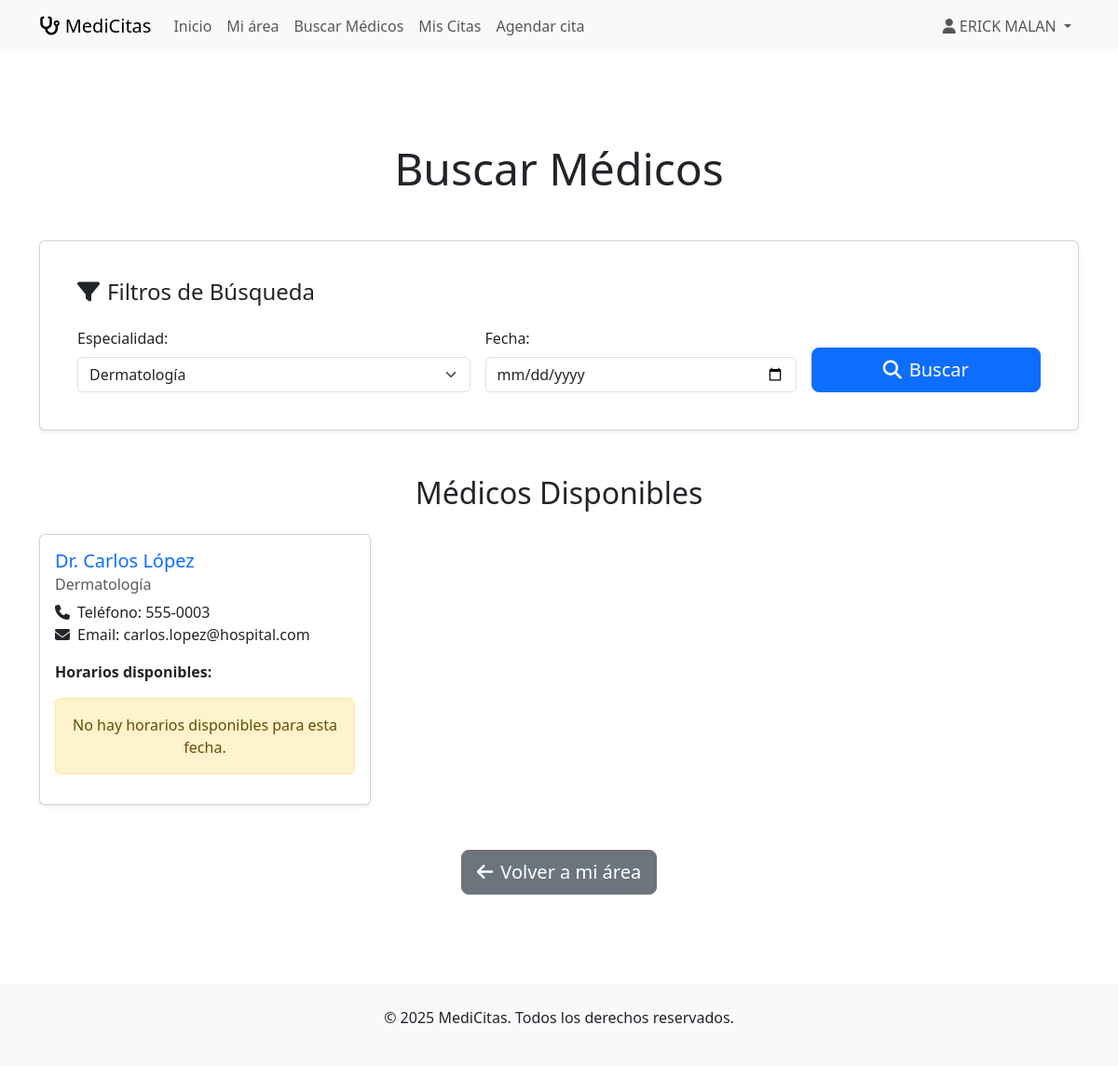
/buscar-medicos?especialidad_id=3 (signed in), run on the app's committed database.
### app.py (models this page shows)
class User(UserMixin, db.Model):
    id = db.Column(db.Integer, primary_key=True)
    email = db.Column(db.String(120), unique=True, nullable=False)
    password_hash = db.Column(db.String(128), nullable=False)
    nombre = db.Column(db.String(100), nullable=False)
    telefono = db.Column(db.String(20))
    fecha_nacimiento = db.Column(db.Date)
    fecha_registro = db.Column(db.DateTime, default=datetime.utcnow)
    is_active = db.Column(db.Boolean, default=True)
    citas = db.relationship('Cita', backref='paciente', lazy=True)

class Medico(db.Model):
    id = db.Column(db.Integer, primary_key=True)
    nombre = db.Column(db.String(100), nullable=False)
    cedula = db.Column(db.String(20), unique=True, nullable=False)
    especialidad_id = db.Column(db.Integer, db.ForeignKey('especialidad.id'), nullable=False)
    telefono = db.Column(db.String(20))
    email = db.Column(db.String(120))
    horario_inicio = db.Column(db.Time, default=datetime.strptime('08:00', '%H:%M').time())
    horario_fin = db.Column(db.Time, default=datetime.strptime('17:00', '%H:%M').time())
    duracion_cita = db.Column(db.Integer, default=30)  # minutos
    activo = db.Column(db.Boolean, default=True)
    citas = db.relationship('Cita', backref='medico', lazy=True)

class Especialidad(db.Model):
    id = db.Column(db.Integer, primary_key=True)
    nombre = db.Column(db.String(100), nullable=False, unique=True)
    descripcion = db.Column(db.Text)
    medicos = db.relationship('Medico', backref='especialidad', lazy=True)

### app.py (the view)
@app.route('/buscar-medicos')
@login_required
def buscar_medicos():
    especialidad_id = request.args.get('especialidad_id')
    fecha = request.args.get('fecha')
    query = Medico.query.filter_by(activo=True)
    if especialidad_id:
        query = query.filter_by(especialidad_id=especialidad_id)
    medicos = query.all()
    medicos_disponibles = []
    if fecha:
        try:
            fecha_obj = datetime.strptime(fecha, '%Y-%m-%d').date()
            for medico in medicos:
                horarios_disponibles = get_horarios_disponibles(medico, fecha_obj)
                if horarios_disponibles:
                    medicos_disponibles.append({
                        'medico': medico,
                        'horarios': horarios_disponibles
                    })
        except ValueError:
            medicos_disponibles = [{'medico': m, 'horarios': []} for m in medicos]
    else:
        medicos_disponibles = [{'medico': m, 'horarios': []} for m in medicos]
    especialidades = Especialidad.query.all()
    return render_template('buscar_medicos.html',
                         medicos_disponibles=medicos_disponibles,
                         especialidades=especialidades,
                         especialidad_seleccionada=especialidad_id,
                         fecha_seleccionada=fecha)

### app.py (called while the page is built)
@login_manager.user_loader
def load_user(user_id):
    return User.query.get(int(user_id))

### templates/buscar_medicos.html (shortened to what this page needs)
{% extends "base.html" %}
{% block content %}
<div class="container py-5 mt-5">
    <div class="row mb-4">
        <div class="col-12">
            <h1 class="display-5 text-center mb-4">Buscar Médicos</h1>
        </div>
    </div>
    <div class="card p-4 shadow-sm mb-5">
        <div class="card-body">
            <h4 class="card-title mb-4"><i class="fas fa-filter me-2"></i>Filtros de Búsqueda</h4>
            <form method="get" action="{{ url_for('buscar_medicos') }}">
                <div class="row g-3 align-items-end">
                    <div class="col-md-5">
                        <label for="especialidad_id" class="form-label">Especialidad:</label>
                        <select name="especialidad_id" id="especialidad_id" class="form-select">
                            {% for esp in especialidades %}
                                <option value="{{ esp.id }}" {% if especialidad_seleccionada and especialidad_seleccionada|int == esp.id %}selected{% endif %}>
                                    {{ esp.nombre }}
                                </option>
                            {% endfor %}
                        </select>
                    </div>
                    <div class="col-md-4">
                        <label for="fecha" class="form-label">Fecha:</label>
                        <input type="date" name="fecha" id="fecha" class="form-control" value="{{ fecha_seleccionada or '' }}" />
                    </div>
                    <div class="col-md-3 d-grid">
                        <button type="submit" class="btn btn-primary btn-lg">
                            <i class="fas fa-search me-2"></i>Buscar
                        </button>
                    </div>
                </div>
            </form>
        </div>
    </div>
    <h2 class="mt-5 mb-4 text-center">Médicos Disponibles</h2>
    {% if medicos_disponibles %}
        <div class="row row-cols-1 row-cols-md-2 row-cols-lg-3 g-4">
            {% for item in medicos_disponibles %}
                <div class="col">
                    <div class="card h-100 shadow-sm">
                        <div class="card-body">
                            <h5 class="card-title text-primary">{{ item.medico.nombre }}</h5>
                            <h6 class="card-subtitle mb-2 text-muted">{{ item.medico.especialidad.nombre }}</h6>
                            <ul class="list-unstyled mb-3">
                                <li><i class="fas fa-phone me-2"></i>Teléfono: {{ item.medico.telefono }}</li>
                                <li><i class="fas fa-envelope me-2"></i>Email: {{ item.medico.email }}</li>
                            </ul>
                            <p class="fw-bold">Horarios disponibles:</p>
                            {% if item.horarios %}
                                <ul class="list-group list-group-flush mb-3">
                                    {% for hora in item.horarios %}
                                        <li class="list-group-item d-flex justify-content-between align-items-center">
                                            {{ hora }}
                                            <a href="{{ url_for('agendar_cita', medico_id=item.medico.id, fecha_hora=hora) }}" class="btn btn-sm btn-success">
                                                Agendar <i class="fas fa-chevron-right ms-1"></i>
                                            </a>
                                        </li>
                                    {% endfor %}
                                </ul>
                            {% else %}
                                <div class="alert alert-warning text-center" role="alert">
                                    No hay horarios disponibles para esta fecha.
                                </div>
                            {% endif %}
                        </div>
                    </div>
                </div>
            {% endfor %}
        </div>
    {% else %}
        <div class="alert alert-info text-center mt-4" role="alert">
            No se encontraron médicos con los criterios de búsqueda.
            Intenta ajustar tus filtros.
        </div>
    {% endif %}
    <div class="text-center mt-5">
        <a href="{{ url_for('dashboard') }}" class="btn btn-secondary btn-lg">
            <i class="fas fa-arrow-left me-2"></i>Volver a mi área
        </a>
    </div>
</div>
{% endblock %}

### templates/base.html (shortened to what this page needs)
<!DOCTYPE html>
<html lang="es">
<head>
    <link href="https://cdnjs.cloudflare.com/ajax/libs/bootstrap/5.3.0/css/bootstrap.min.css" rel="stylesheet">
    <link href="https://cdnjs.cloudflare.com/ajax/libs/font-awesome/6.4.0/css/all.min.css" rel="stylesheet">
</head>
<body>
    <nav class="navbar navbar-expand-lg navbar-light bg-light">
        <div class="container">
            <a class="navbar-brand" href="{{ url_for('index') }}">
                <i class="fas fa-stethoscope"></i> MediCitas
            </a>
            <div class="collapse navbar-collapse" id="navbarNav">
                <ul class="navbar-nav me-auto">
                    <li class="nav-item">
                        <a class="nav-link" href="{{ url_for('index') }}">Inicio</a>
                    </li>
                    {% if current_user.is_authenticated %}
                    <li class="nav-item">
                        <a class="nav-link" href="{{ url_for('dashboard') }}">Mi área</a>
                    </li>
                    <li class="nav-item">
                        <a class="nav-link" href="{{ url_for('buscar_medicos') }}">Buscar Médicos</a>
                    </li>
                    <li class="nav-item">
                        <a class="nav-link" href="{{ url_for('mis_citas') }}">Mis Citas</a>
                    </li>
                    <li class="nav-item">
                        <a class="nav-link" href="{{ url_for('agendar_cita') }}">Agendar cita</a>
                    </li>
                    {% endif %}
                </ul>
                <ul class="navbar-nav">
                    {% if current_user.is_authenticated %}
                    <li class="nav-item dropdown">
                        <a class="nav-link dropdown-toggle" href="#" id="navbarDropdown" role="button" data-bs-toggle="dropdown">
                            <i class="fas fa-user"></i> {{ current_user.nombre }}
                        </a>
                    </li>
                    {% endif %}
                </ul>
            </div>
        </div>
    </nav>
    <main>
        {% block content %}{% endblock %}
    </main>
    <footer class="bg-light text-center py-4 mt-5">
        <div class="container">
            <p>&copy; 2025 MediCitas. Todos los derechos reservados.</p>
        </div>
    </footer>
</body>
</html>

### data on the page
User: nombre "ERICK MALAN"
Medico: medico.nombre "Dr. Carlos López", medico.telefono "555-0003", medico.email "carlos.lopez@hospital.com"
Especialidad: medico.especialidad.nombre "Dermatología"

### other printed values
form field especialidad_id "Dermatología"
